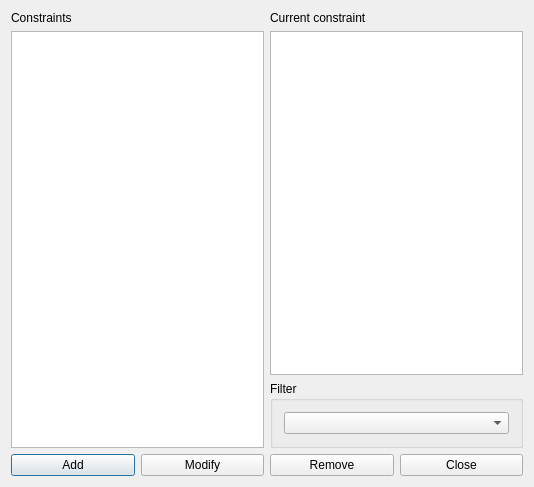
<?xml version="1.0" encoding="UTF-8"?>
<ui version="4.0">
 <class>ConstraintTeacherMaxHoursContinuouslyForm_template</class>
 <widget class="QDialog" name="ConstraintTeacherMaxHoursContinuouslyForm_template">
  <property name="geometry">
   <rect>
    <x>0</x>
    <y>0</y>
    <width>534</width>
    <height>487</height>
   </rect>
  </property>
  <property name="windowTitle">
   <string extracomment="This is the title of the dialog in which you see the list of all constraints of this type">Constraints teacher max hours continuously</string>
  </property>
  <layout class="QGridLayout" name="gridLayout_2">
   <item row="0" column="0" rowspan="2">
    <layout class="QVBoxLayout" name="verticalLayout_2">
     <item>
      <widget class="QLabel" name="constraintsTextLabel">
       <property name="frameShape">
        <enum>QFrame::NoFrame</enum>
       </property>
       <property name="frameShadow">
        <enum>QFrame::Plain</enum>
       </property>
       <property name="text">
        <string>Constraints</string>
       </property>
       <property name="wordWrap">
        <bool>false</bool>
       </property>
      </widget>
     </item>
     <item>
      <widget class="QListWidget" name="constraintsListWidget"/>
     </item>
    </layout>
   </item>
   <item row="0" column="1">
    <layout class="QVBoxLayout" name="verticalLayout">
     <item>
      <widget class="QLabel" name="currentConstraintTextLabel">
       <property name="text">
        <string>Current constraint</string>
       </property>
       <property name="wordWrap">
        <bool>false</bool>
       </property>
      </widget>
     </item>
     <item>
      <widget class="QPlainTextEdit" name="currentConstraintTextEdit"/>
     </item>
    </layout>
   </item>
   <item row="1" column="1">
    <widget class="QGroupBox" name="filterGroupBox">
     <property name="title">
      <string>Filter</string>
     </property>
     <layout class="QGridLayout" name="gridLayout">
      <item row="0" column="0">
       <widget class="QComboBox" name="teachersComboBox"/>
      </item>
     </layout>
    </widget>
   </item>
   <item row="2" column="0" colspan="2">
    <layout class="QHBoxLayout" name="horizontalLayout">
     <item>
      <widget class="QPushButton" name="addConstraintPushButton">
       <property name="text">
        <string>Add</string>
       </property>
      </widget>
     </item>
     <item>
      <widget class="QPushButton" name="modifyConstraintPushButton">
       <property name="text">
        <string>Modify</string>
       </property>
      </widget>
     </item>
     <item>
      <widget class="QPushButton" name="removeConstraintPushButton">
       <property name="text">
        <string>Remove</string>
       </property>
      </widget>
     </item>
     <item>
      <widget class="QPushButton" name="closePushButton">
       <property name="text">
        <string>Close</string>
       </property>
      </widget>
     </item>
    </layout>
   </item>
  </layout>
 </widget>
 <layoutdefault spacing="6" margin="11"/>
 <resources/>
 <connections/>
</ui>
